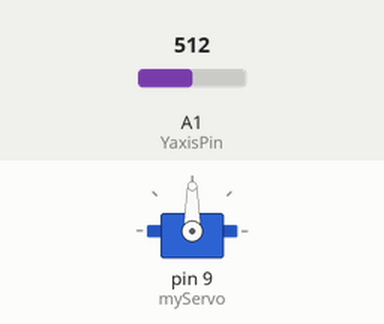
Recording of a sketch running on a simulated Arduino Uno, built with avr-gcc and run on an emulated ATmega328P. Shown: servo. Inputs (shaded band) come from the test bench; at power-on: A1 (YaxisPin) = 512. What the sketch prints to the serial monitor is not drawn.

Above: at 1.2 s.
1.3 s: A1 (YaxisPin) set to 716
At 2.5 s:
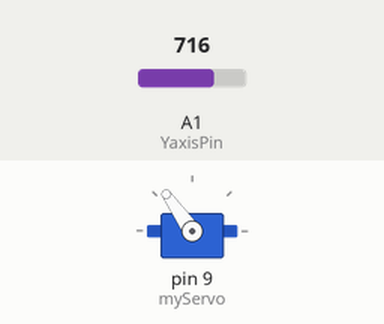
2.8 s: A1 (YaxisPin) set to 900
At 3.9 s:
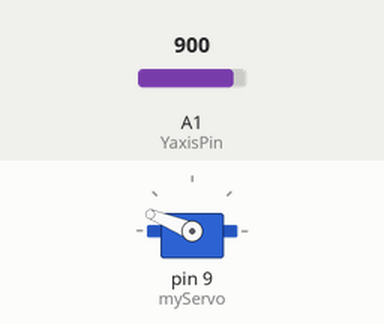
4.3 s: A1 (YaxisPin) set to 1023
At 4.9 s:
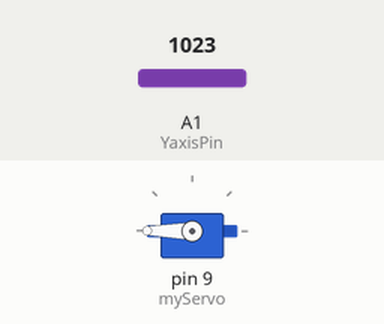
5.8 s: A1 (YaxisPin) set to 306
At 6.2 s:
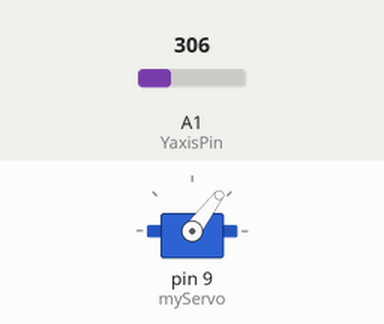
7.3 s: A1 (YaxisPin) set to 122
At 8.4 s:
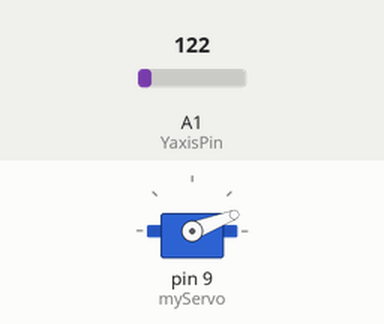
8.8 s: A1 (YaxisPin) set to 0
At 9.4 s:
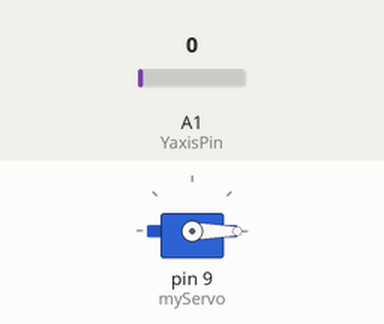
Timing chart, 0 to 11.3 s (numbered marks = the images above; inputs shaded):
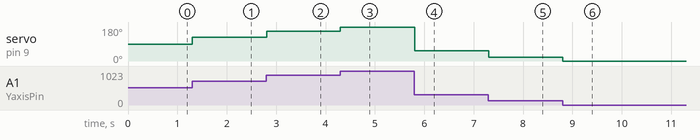

The sketch:

JoyServoController.ino
```cpp
#include <Servo.h> //This is the actual Servo library to make it easy.

Servo myServo;  // create servo object to control a servo


//Joystick
int YaxisPin = A1; // The analog pin of the Y axis

//Servo
int servoPosition = 90;    // variable to store the servo position


void setup()
{
  Serial.begin(9600); // At the moment we don't print anything, so you can remove this line if you want
  myServo.attach(9);  // attaches the servo on pin 9 to the servo object
  myServo.write(servoPosition); //making sure that it initiates on 90 degrees
}

void loop()
{
  servoPosition = map(analogRead(YaxisPin), 0, 1023, 0, 180); //The servo has 180 degrees. Mapping the value of the joystick's Y axis to fit the 180 degrees of the servo.
  myServo.write(servoPosition); //you can also use analogWrite.
  Serial.println(servoPosition); //This line can be deleted.
}
```

Measured:
- after the input at 1.3 s, servo on pin 9 (myServo): 90° → 125° at once
- after the input at 2.8 s, servo on pin 9 (myServo): 125° → 158° at once
- after the input at 4.3 s, servo on pin 9 (myServo): 158° → 180° at once
- after the input at 5.8 s, servo on pin 9 (myServo): 180° → 53° at once
- after the input at 7.3 s, servo on pin 9 (myServo): 53° → 21° at once
- after the input at 8.8 s, servo on pin 9 (myServo): 21° → 0° at once
